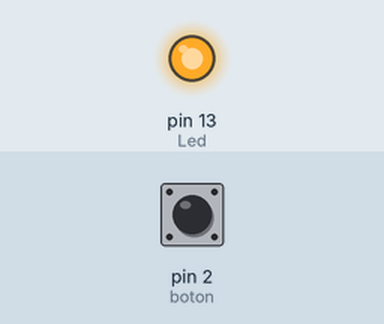
This sketch was run on a simulated Arduino Uno, built with avr-gcc and run on an emulated ATmega328P. Parts: output pins drawn as LEDs (lit = HIGH). The inputs (shaded band) are chosen by the test bench; at power-on: pin 2 (boton) LOW.

Above: at 0.1 s.
Timing chart, 0 to 1.6 s (numbered marks = the images above):
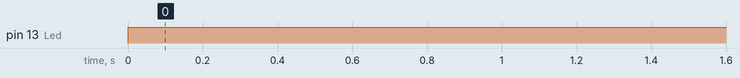

The sketch:

proyectos_diplomatura.ino
```cpp
/**
 * ejemplo 1.1 - incrementar contador cuando presiono pulsador
 */

  //definicion de variables globales

  int contador;    //defino variable contador como un entero

  //definicion de pines

  int Led = 13;
  int boton = 2;


void setup() {
  // put your setup code here, to run once:
  //inicializacion de variables
  contador = 0 ;

  //configuracion de pines
  pinMode(Led, OUTPUT);
  pinMode(boton, INPUT);

  //defino velocidad puerto serial
  Serial.print(9600);

}

void loop() {
  // put your main code here, to run repeatedly:

if (boton_presionado());
{
  digitalWrite(Led,HIGH);
  contador++;
  Serial.print(contador);
}


}


bool boton_presionado()
{
  if(digitalRead(boton) == 1)
  {
    return true;
  }
  else
  {
    return false;
  }
 }
```

Measured:
- by itself, pin 13 (Led): LOW → HIGH at 0.00 s
